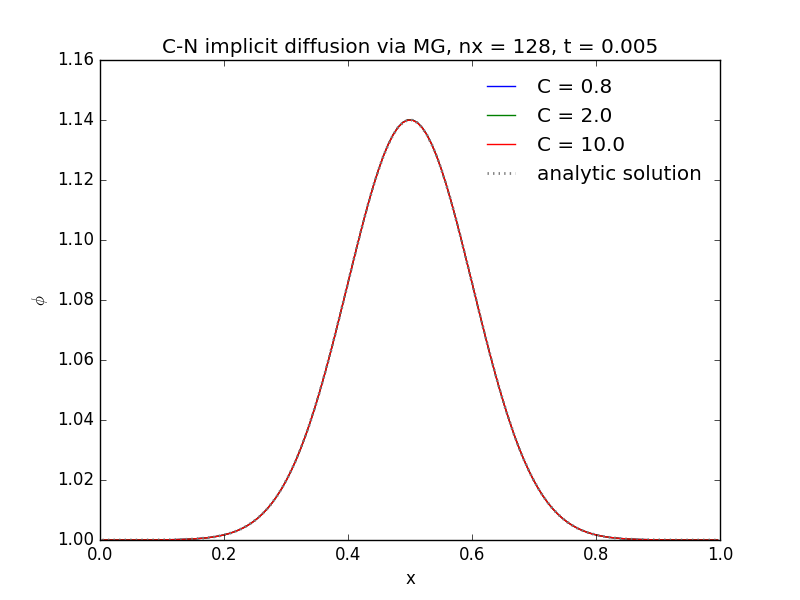

The script that saved this image:
# -*- coding: utf-8 -*-

import os

"""
Solve the diffusion equation with Crank-Nicolson time-discretization
using MG.
M. Zingale (2013-04-07)
"""
#from io import *
import numpy
import patch1d
import multigrid
import pylab


# global parameters for the analytic solution
phi1 = 1.0
phi2 = 2.0

# t0 is the initial time in the initial conditions -- the smaller you
# make this, the more the initial conditions approximate a delta
# function.  Careful though, too small, and you will not resolve this
# on your grid.
t0 = 1.e-4

# diffusion coefficient
k = 1.0

# the analytic solution


def phi_a(myg, t):
    xc = 0.5 * (myg.xmin + myg.xmax)

    return (phi2 - phi1) * numpy.sqrt(t0 / (t + t0)) * \
        numpy.exp(-0.25 * (myg.x - xc)**2 / (k * (t + t0))) + phi1


# the L2 error norm
def error(myg, r):

    # L2 norm of elements in r, multiplied by dx to
    # normalize
    return numpy.sqrt(myg.dx * numpy.sum((r[myg.ilo:myg.ihi + 1]**2)))


def lap(gr, phi):
    """ compute the Laplacian of phi """

    lapphi = gr.scratchArray()

    ib = gr.ilo
    ie = gr.ihi

    lapphi[ib:ie + 1] = (phi[ib - 1:ie] - 2.0 *
                         phi[ib:ie + 1] + phi[ib + 1:ie + 2]) / gr.dx**2

    return lapphi


def evolve(nx, C, tmax, xmax=None):

    xmin = 0.0
    if xmax == None:
        xmax = 1.0

    # create a dummy patch to store some info in the same way the MG
    # solver will
    myGrid = patch1d.grid1d(nx, ng=1,
                            xmin=xmin, xmax=xmax)

    # initialize the data
    phi = myGrid.scratchArray()

    # initial solution -- this fills the GC too
    phi[:] = phi_a(myGrid, 0.0)

    # time info
    dt = C * 0.5 * myGrid.dx**2 / k
    t = 0.0

    # evolve
    while (t < tmax):

        if (t + dt > tmax):
            dt = tmax - t

        # create the multigrid object
        a = multigrid.ccMG1d(nx, xmin=xmin, xmax=xmax,
                             alpha=1.0, beta=0.5 * dt * k,
                             xlBCtype="neumann", xrBCtype="neumann",
                             verbose=0)

        # initialize the RHS
        a.initRHS(phi + 0.5 * dt * k * lap(a.solnGrid, phi))

        # initialize the solution to 0
        a.initZeros()

        # solve to a relative tolerance of 1.e-11
        a.solve(rtol=1.e-11)

        # get the solution
        v = a.getSolution()

        # store the new solution
        phi[:] = v[:]

        t += dt

    return a.solnGrid, phi


#-----------------------------------------------------------------------------
# test with various CFL

nx = 128
tmax = 5.e-3
xmax = 1.0

pylab.clf()

C = 0.8
grA, phiA = evolve(nx, C, tmax, xmax=xmax)

pylab.plot(grA.x[grA.ilo:grA.ihi + 1],
           phiA[grA.ilo:grA.ihi + 1], label="C = 0.8")

C = 2.0
grB, phiB = evolve(nx, C, tmax, xmax=xmax)

pylab.plot(grB.x[grB.ilo:grB.ihi + 1],
           phiB[grB.ilo:grB.ihi + 1], label="C = 2.0")

C = 10.0
grC, phiC = evolve(nx, C, tmax, xmax=xmax)

pylab.plot(grC.x[grC.ilo:grC.ihi + 1],
           phiC[grC.ilo:grC.ihi + 1], label="C = 10.0")


pylab.plot(grA.x[grA.ilo:grA.ihi + 1],
           phi_a(grA, tmax)[grA.ilo:grA.ihi + 1],
           ls=":", color="0.5", label="analytic solution", lw=2)

pylab.legend(frameon=False)

pylab.xlim(0.0, 1.0)

pylab.xlabel("$x$")
pylab.ylabel(r"$\phi$")
pylab.title("C-N implicit diffusion via MG, nx = %d, t = %5.2g" % (nx, tmax))

pylab.xlabel("x")
pylab.ylabel("$\phi$")

pylab.savefig("diffMG.png")


#-----------------------------------------------------------------------------
# test with various CFL -- earlier in time

nx = 128
tmax = 5.e-4
xmax = 1.0

pylab.clf()

C = 0.8
grA, phiA = evolve(nx, C, tmax, xmax=xmax)

pylab.plot(grA.x[grA.ilo:grA.ihi + 1],
           phiA[grA.ilo:grA.ihi + 1], label="C = 0.8")

C = 2.0
grB, phiB = evolve(nx, C, tmax, xmax=xmax)

pylab.plot(grB.x[grB.ilo:grB.ihi + 1],
           phiB[grB.ilo:grB.ihi + 1], label="C = 2.0")

C = 10.0
grC, phiC = evolve(nx, C, tmax, xmax=xmax)

pylab.plot(grC.x[grC.ilo:grC.ihi + 1],
           phiC[grC.ilo:grC.ihi + 1], label="C = 10.0")


pylab.plot(grA.x[grA.ilo:grA.ihi + 1],
           phi_a(grA, tmax)[grA.ilo:grA.ihi + 1],
           ls=":", color="0.5", label="analytic solution", lw=2)

pylab.legend(frameon=False)

pylab.xlim(0.3, 0.7)

pylab.xlabel("$x$")
pylab.ylabel(r"$\phi$")
pylab.title("C-N implicit diffusion via MG, nx = %d, t = %5.2g" % (nx, tmax))

pylab.xlabel("x")
pylab.ylabel("$\phi$")

pylab.savefig("diffMG-early.png")


#-----------------------------------------------------------------------------
# test used for convergence

nx = 128
tmax = 5.e-3
xmax = 1.0

pylab.clf()

C = 0.8
grA, phiA = evolve(nx, C, tmax, xmax=xmax)

pylab.plot(grA.x[grA.ilo:grA.ihi + 1],
           phiA[grA.ilo:grA.ihi + 1], label="C = 0.8", color="r")

pylab.plot(grA.x[grA.ilo:grA.ihi + 1],
           phi_a(grA, tmax)[grA.ilo:grA.ihi + 1],
           ls=":", color="0.5", label="analytic solution", lw=2)

pylab.xlim(0.0, 1.0)

pylab.xlabel("$x$")
pylab.ylabel(r"$\phi$")
pylab.title("C-N implicit diffusion via MG, nx = %d, t = %5.2g" % (nx, tmax))

pylab.xlabel("x")
pylab.ylabel("$\phi$")

pylab.savefig("diffMGtest.png")


#-----------------------------------------------------------------------------
# convergence

pylab.clf()

# a characteristic timescale for diffusion if L^2/k
tmax = 5.e-3


N = [16, 32, 64, 128, 256, 512]

# CFL number
C = 0.8

# explicit dt for finest resolution
dt_finest = (1.0 / N[-1])**2 / k
N_finest = N[-1]

err = []

for nx in N:

    print(nx)

    # the present C-N discretization
    g, phi = evolve(nx, C, tmax)

    phi_analytic = phi_a(g, tmax)

    err.append(error(g, phi - phi_analytic))


pylab.clf()

N = numpy.array(N, dtype=numpy.float64)
err = numpy.array(err)

print("err = ", err)

pylab.scatter(N, err, color="r", label="C-N implicit diffusion")
pylab.plot(N, err[len(N) - 1] * (N[len(N) - 1] / N)**2,
           color="k", label="$\mathcal{O}(\Delta x^2)$")

ax = pylab.gca()
ax.set_xscale('log')
ax.set_yscale('log')

pylab.xlabel(r"$N$")
pylab.ylabel(r"L2 norm of absolute error")
pylab.title("Convergence of C-N MG Diffusion, C = %3.2f" % (C))

pylab.legend(frameon=False, fontsize="small")

pylab.savefig("diffMG-converge.png")

os.system("pause")
